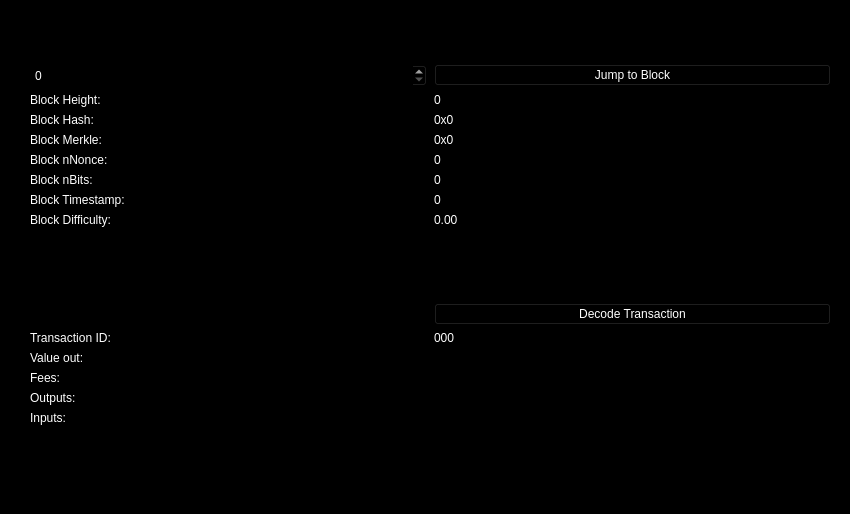
<?xml version="1.0" encoding="UTF-8"?>
<ui version="4.0">
 <class>BlockBrowser</class>
 <widget class="QWidget" name="BlockBrowser">
  <property name="windowModality">
   <enum>Qt::NonModal</enum>
  </property>
  <property name="enabled">
   <bool>true</bool>
  </property>
  <property name="geometry">
   <rect>
    <x>0</x>
    <y>0</y>
    <width>850</width>
    <height>514</height>
   </rect>
  </property>
  <property name="sizePolicy">
   <sizepolicy hsizetype="Expanding" vsizetype="Expanding">
    <horstretch>0</horstretch>
    <verstretch>0</verstretch>
   </sizepolicy>
  </property>
  <property name="minimumSize">
   <size>
    <width>0</width>
    <height>0</height>
   </size>
  </property>
  <property name="palette">
   <palette>
    <active>
     <colorrole role="WindowText">
      <brush brushstyle="SolidPattern">
       <color alpha="255">
        <red>255</red>
        <green>255</green>
        <blue>255</blue>
       </color>
      </brush>
     </colorrole>
     <colorrole role="Button">
      <brush brushstyle="SolidPattern">
       <color alpha="255">
        <red>0</red>
        <green>0</green>
        <blue>0</blue>
       </color>
      </brush>
     </colorrole>
     <colorrole role="Light">
      <brush brushstyle="SolidPattern">
       <color alpha="255">
        <red>0</red>
        <green>0</green>
        <blue>0</blue>
       </color>
      </brush>
     </colorrole>
     <colorrole role="Midlight">
      <brush brushstyle="SolidPattern">
       <color alpha="255">
        <red>0</red>
        <green>0</green>
        <blue>0</blue>
       </color>
      </brush>
     </colorrole>
     <colorrole role="Dark">
      <brush brushstyle="SolidPattern">
       <color alpha="255">
        <red>0</red>
        <green>0</green>
        <blue>0</blue>
       </color>
      </brush>
     </colorrole>
     <colorrole role="Mid">
      <brush brushstyle="SolidPattern">
       <color alpha="255">
        <red>0</red>
        <green>0</green>
        <blue>0</blue>
       </color>
      </brush>
     </colorrole>
     <colorrole role="Text">
      <brush brushstyle="SolidPattern">
       <color alpha="255">
        <red>255</red>
        <green>255</green>
        <blue>255</blue>
       </color>
      </brush>
     </colorrole>
     <colorrole role="BrightText">
      <brush brushstyle="SolidPattern">
       <color alpha="255">
        <red>255</red>
        <green>255</green>
        <blue>255</blue>
       </color>
      </brush>
     </colorrole>
     <colorrole role="ButtonText">
      <brush brushstyle="SolidPattern">
       <color alpha="255">
        <red>255</red>
        <green>255</green>
        <blue>255</blue>
       </color>
      </brush>
     </colorrole>
     <colorrole role="Base">
      <brush brushstyle="SolidPattern">
       <color alpha="255">
        <red>0</red>
        <green>0</green>
        <blue>0</blue>
       </color>
      </brush>
     </colorrole>
     <colorrole role="Window">
      <brush brushstyle="SolidPattern">
       <color alpha="255">
        <red>0</red>
        <green>0</green>
        <blue>0</blue>
       </color>
      </brush>
     </colorrole>
     <colorrole role="Shadow">
      <brush brushstyle="SolidPattern">
       <color alpha="255">
        <red>0</red>
        <green>0</green>
        <blue>0</blue>
       </color>
      </brush>
     </colorrole>
     <colorrole role="AlternateBase">
      <brush brushstyle="SolidPattern">
       <color alpha="255">
        <red>0</red>
        <green>0</green>
        <blue>0</blue>
       </color>
      </brush>
     </colorrole>
     <colorrole role="ToolTipBase">
      <brush brushstyle="SolidPattern">
       <color alpha="255">
        <red>255</red>
        <green>255</green>
        <blue>220</blue>
       </color>
      </brush>
     </colorrole>
     <colorrole role="ToolTipText">
      <brush brushstyle="SolidPattern">
       <color alpha="255">
        <red>0</red>
        <green>0</green>
        <blue>0</blue>
       </color>
      </brush>
     </colorrole>
    </active>
    <inactive>
     <colorrole role="WindowText">
      <brush brushstyle="SolidPattern">
       <color alpha="255">
        <red>255</red>
        <green>255</green>
        <blue>255</blue>
       </color>
      </brush>
     </colorrole>
     <colorrole role="Button">
      <brush brushstyle="SolidPattern">
       <color alpha="255">
        <red>0</red>
        <green>0</green>
        <blue>0</blue>
       </color>
      </brush>
     </colorrole>
     <colorrole role="Light">
      <brush brushstyle="SolidPattern">
       <color alpha="255">
        <red>0</red>
        <green>0</green>
        <blue>0</blue>
       </color>
      </brush>
     </colorrole>
     <colorrole role="Midlight">
      <brush brushstyle="SolidPattern">
       <color alpha="255">
        <red>0</red>
        <green>0</green>
        <blue>0</blue>
       </color>
      </brush>
     </colorrole>
     <colorrole role="Dark">
      <brush brushstyle="SolidPattern">
       <color alpha="255">
        <red>0</red>
        <green>0</green>
        <blue>0</blue>
       </color>
      </brush>
     </colorrole>
     <colorrole role="Mid">
      <brush brushstyle="SolidPattern">
       <color alpha="255">
        <red>0</red>
        <green>0</green>
        <blue>0</blue>
       </color>
      </brush>
     </colorrole>
     <colorrole role="Text">
      <brush brushstyle="SolidPattern">
       <color alpha="255">
        <red>255</red>
        <green>255</green>
        <blue>255</blue>
       </color>
      </brush>
     </colorrole>
     <colorrole role="BrightText">
      <brush brushstyle="SolidPattern">
       <color alpha="255">
        <red>255</red>
        <green>255</green>
        <blue>255</blue>
       </color>
      </brush>
     </colorrole>
     <colorrole role="ButtonText">
      <brush brushstyle="SolidPattern">
       <color alpha="255">
        <red>255</red>
        <green>255</green>
        <blue>255</blue>
       </color>
      </brush>
     </colorrole>
     <colorrole role="Base">
      <brush brushstyle="SolidPattern">
       <color alpha="255">
        <red>0</red>
        <green>0</green>
        <blue>0</blue>
       </color>
      </brush>
     </colorrole>
     <colorrole role="Window">
      <brush brushstyle="SolidPattern">
       <color alpha="255">
        <red>0</red>
        <green>0</green>
        <blue>0</blue>
       </color>
      </brush>
     </colorrole>
     <colorrole role="Shadow">
      <brush brushstyle="SolidPattern">
       <color alpha="255">
        <red>0</red>
        <green>0</green>
        <blue>0</blue>
       </color>
      </brush>
     </colorrole>
     <colorrole role="AlternateBase">
      <brush brushstyle="SolidPattern">
       <color alpha="255">
        <red>0</red>
        <green>0</green>
        <blue>0</blue>
       </color>
      </brush>
     </colorrole>
     <colorrole role="ToolTipBase">
      <brush brushstyle="SolidPattern">
       <color alpha="255">
        <red>255</red>
        <green>255</green>
        <blue>220</blue>
       </color>
      </brush>
     </colorrole>
     <colorrole role="ToolTipText">
      <brush brushstyle="SolidPattern">
       <color alpha="255">
        <red>0</red>
        <green>0</green>
        <blue>0</blue>
       </color>
      </brush>
     </colorrole>
    </inactive>
    <disabled>
     <colorrole role="WindowText">
      <brush brushstyle="SolidPattern">
       <color alpha="255">
        <red>0</red>
        <green>0</green>
        <blue>0</blue>
       </color>
      </brush>
     </colorrole>
     <colorrole role="Button">
      <brush brushstyle="SolidPattern">
       <color alpha="255">
        <red>0</red>
        <green>0</green>
        <blue>0</blue>
       </color>
      </brush>
     </colorrole>
     <colorrole role="Light">
      <brush brushstyle="SolidPattern">
       <color alpha="255">
        <red>0</red>
        <green>0</green>
        <blue>0</blue>
       </color>
      </brush>
     </colorrole>
     <colorrole role="Midlight">
      <brush brushstyle="SolidPattern">
       <color alpha="255">
        <red>0</red>
        <green>0</green>
        <blue>0</blue>
       </color>
      </brush>
     </colorrole>
     <colorrole role="Dark">
      <brush brushstyle="SolidPattern">
       <color alpha="255">
        <red>0</red>
        <green>0</green>
        <blue>0</blue>
       </color>
      </brush>
     </colorrole>
     <colorrole role="Mid">
      <brush brushstyle="SolidPattern">
       <color alpha="255">
        <red>0</red>
        <green>0</green>
        <blue>0</blue>
       </color>
      </brush>
     </colorrole>
     <colorrole role="Text">
      <brush brushstyle="SolidPattern">
       <color alpha="255">
        <red>0</red>
        <green>0</green>
        <blue>0</blue>
       </color>
      </brush>
     </colorrole>
     <colorrole role="BrightText">
      <brush brushstyle="SolidPattern">
       <color alpha="255">
        <red>255</red>
        <green>255</green>
        <blue>255</blue>
       </color>
      </brush>
     </colorrole>
     <colorrole role="ButtonText">
      <brush brushstyle="SolidPattern">
       <color alpha="255">
        <red>0</red>
        <green>0</green>
        <blue>0</blue>
       </color>
      </brush>
     </colorrole>
     <colorrole role="Base">
      <brush brushstyle="SolidPattern">
       <color alpha="255">
        <red>0</red>
        <green>0</green>
        <blue>0</blue>
       </color>
      </brush>
     </colorrole>
     <colorrole role="Window">
      <brush brushstyle="SolidPattern">
       <color alpha="255">
        <red>0</red>
        <green>0</green>
        <blue>0</blue>
       </color>
      </brush>
     </colorrole>
     <colorrole role="Shadow">
      <brush brushstyle="SolidPattern">
       <color alpha="255">
        <red>0</red>
        <green>0</green>
        <blue>0</blue>
       </color>
      </brush>
     </colorrole>
     <colorrole role="AlternateBase">
      <brush brushstyle="SolidPattern">
       <color alpha="255">
        <red>0</red>
        <green>0</green>
        <blue>0</blue>
       </color>
      </brush>
     </colorrole>
     <colorrole role="ToolTipBase">
      <brush brushstyle="SolidPattern">
       <color alpha="255">
        <red>255</red>
        <green>255</green>
        <blue>220</blue>
       </color>
      </brush>
     </colorrole>
     <colorrole role="ToolTipText">
      <brush brushstyle="SolidPattern">
       <color alpha="255">
        <red>0</red>
        <green>0</green>
        <blue>0</blue>
       </color>
      </brush>
     </colorrole>
    </disabled>
   </palette>
  </property>
  <property name="acceptDrops">
   <bool>false</bool>
  </property>
  <property name="windowTitle">
   <string>Form</string>
  </property>
  <layout class="QGridLayout">
   <property name="sizeConstraint">
    <enum>QLayout::SetMaximumSize</enum>
   </property>
   <property name="leftMargin">
    <number>21</number>
   </property>
   <property name="topMargin">
    <number>21</number>
   </property>
   <property name="rightMargin">
    <number>10</number>
   </property>
   <item row="1" column="0">
    <widget class="QWidget" name="widget" native="true">
     <property name="sizePolicy">
      <sizepolicy hsizetype="Expanding" vsizetype="Expanding">
       <horstretch>0</horstretch>
       <verstretch>0</verstretch>
      </sizepolicy>
     </property>
     <layout class="QGridLayout" name="gridLayout">
      <item row="0" column="0">
       <layout class="QHBoxLayout" name="horizontalLayout_4">
        <property name="spacing">
         <number>7</number>
        </property>
        <item>
         <widget class="QLabel" name="label_5">
          <property name="font">
           <font>
            <family>Open Sans,sans-serif</family>
           </font>
          </property>
          <property name="text">
           <string>&lt;html&gt;&lt;head/&gt;&lt;body&gt;&lt;p&gt;&lt;span style=&quot; font-size:20px; font-weight:600; color:#000000;&quot;&gt;Block Explorer &lt;/span&gt;&lt;/p&gt;&lt;/body&gt;&lt;/html&gt;</string>
          </property>
         </widget>
        </item>
        <item>
         <spacer name="horizontalSpacer_2">
          <property name="orientation">
           <enum>Qt::Horizontal</enum>
          </property>
          <property name="sizeHint" stdset="0">
           <size>
            <width>40</width>
            <height>20</height>
           </size>
          </property>
         </spacer>
        </item>
       </layout>
      </item>
      <item row="1" column="0">
       <layout class="QGridLayout" name="gridLayout_3" rowstretch="0,0,0,0,0,0,0,0,0,0,0,0,0,0,0,0,0,0,0" columnstretch="0,0">
        <property name="sizeConstraint">
         <enum>QLayout::SetDefaultConstraint</enum>
        </property>
        <property name="horizontalSpacing">
         <number>7</number>
        </property>
        <item row="18" column="0">
         <spacer name="verticalSpacer">
          <property name="orientation">
           <enum>Qt::Vertical</enum>
          </property>
          <property name="sizeHint" stdset="0">
           <size>
            <width>20</width>
            <height>40</height>
           </size>
          </property>
         </spacer>
        </item>
        <item row="12" column="1">
         <widget class="QPushButton" name="txButton">
          <property name="text">
           <string>Decode Transaction</string>
          </property>
         </widget>
        </item>
        <item row="17" column="0">
         <widget class="QLabel" name="inputLabel">
          <property name="text">
           <string>Inputs:</string>
          </property>
          <property name="alignment">
           <set>Qt::AlignLeading|Qt::AlignLeft|Qt::AlignTop</set>
          </property>
         </widget>
        </item>
        <item row="14" column="0">
         <widget class="QLabel" name="valueLabel">
          <property name="text">
           <string>Value out:</string>
          </property>
         </widget>
        </item>
        <item row="13" column="0">
         <widget class="QLabel" name="txLabel">
          <property name="text">
           <string>Transaction ID:</string>
          </property>
         </widget>
        </item>
        <item row="9" column="1">
         <widget class="QLabel" name="hardBox">
          <property name="text">
           <string>0.00</string>
          </property>
          <property name="textInteractionFlags">
           <set>Qt::LinksAccessibleByMouse|Qt::TextSelectableByMouse</set>
          </property>
         </widget>
        </item>
        <item row="13" column="1">
         <widget class="QLabel" name="txID">
          <property name="text">
           <string>000</string>
          </property>
          <property name="textInteractionFlags">
           <set>Qt::LinksAccessibleByMouse|Qt::TextSelectableByMouse</set>
          </property>
         </widget>
        </item>
        <item row="17" column="1">
         <widget class="QLabel" name="inputBox">
          <property name="text">
           <string/>
          </property>
          <property name="alignment">
           <set>Qt::AlignLeading|Qt::AlignLeft|Qt::AlignTop</set>
          </property>
          <property name="textInteractionFlags">
           <set>Qt::LinksAccessibleByMouse|Qt::TextSelectableByMouse</set>
          </property>
         </widget>
        </item>
        <item row="14" column="1">
         <widget class="QLabel" name="valueBox">
          <property name="text">
           <string/>
          </property>
          <property name="textInteractionFlags">
           <set>Qt::LinksAccessibleByMouse|Qt::TextSelectableByMouse</set>
          </property>
         </widget>
        </item>
        <item row="9" column="0">
         <widget class="QLabel" name="hardLabel">
          <property name="text">
           <string>Block Difficulty:</string>
          </property>
         </widget>
        </item>
        <item row="1" column="0">
         <widget class="QSpinBox" name="heightBox">
          <property name="sizePolicy">
           <sizepolicy hsizetype="Preferred" vsizetype="Fixed">
            <horstretch>0</horstretch>
            <verstretch>0</verstretch>
           </sizepolicy>
          </property>
          <property name="maximum">
           <number>99999999</number>
          </property>
         </widget>
        </item>
        <item row="3" column="0">
         <widget class="QLabel" name="heightLabel_2">
          <property name="text">
           <string>Block Height:</string>
          </property>
         </widget>
        </item>
        <item row="8" column="1">
         <widget class="QLabel" name="timeBox">
          <property name="text">
           <string>0</string>
          </property>
          <property name="textInteractionFlags">
           <set>Qt::LinksAccessibleByMouse|Qt::TextSelectableByMouse</set>
          </property>
         </widget>
        </item>
        <item row="1" column="1">
         <widget class="QPushButton" name="blockButton">
          <property name="text">
           <string>Jump to Block</string>
          </property>
         </widget>
        </item>
        <item row="5" column="0">
         <widget class="QLabel" name="merkleLabel">
          <property name="text">
           <string>Block Merkle:</string>
          </property>
         </widget>
        </item>
        <item row="4" column="0">
         <widget class="QLabel" name="hashLabel">
          <property name="text">
           <string>Block Hash:</string>
          </property>
         </widget>
        </item>
        <item row="15" column="1">
         <widget class="QLabel" name="feesBox">
          <property name="text">
           <string/>
          </property>
          <property name="textInteractionFlags">
           <set>Qt::LinksAccessibleByMouse|Qt::TextSelectableByMouse</set>
          </property>
         </widget>
        </item>
        <item row="3" column="1">
         <widget class="QLabel" name="heightLabel">
          <property name="text">
           <string>0</string>
          </property>
          <property name="textInteractionFlags">
           <set>Qt::LinksAccessibleByMouse|Qt::TextSelectableByMouse</set>
          </property>
         </widget>
        </item>
        <item row="15" column="0">
         <widget class="QLabel" name="feesLabel">
          <property name="text">
           <string>Fees:</string>
          </property>
         </widget>
        </item>
        <item row="7" column="0">
         <widget class="QLabel" name="bitsLabel">
          <property name="text">
           <string>Block nBits:</string>
          </property>
         </widget>
        </item>
        <item row="7" column="1">
         <widget class="QLabel" name="bitsBox">
          <property name="text">
           <string>0</string>
          </property>
          <property name="textInteractionFlags">
           <set>Qt::LinksAccessibleByMouse|Qt::TextSelectableByMouse</set>
          </property>
         </widget>
        </item>
        <item row="5" column="1">
         <widget class="QLabel" name="merkleBox">
          <property name="minimumSize">
           <size>
            <width>187</width>
            <height>0</height>
           </size>
          </property>
          <property name="text">
           <string>0x0</string>
          </property>
          <property name="textInteractionFlags">
           <set>Qt::LinksAccessibleByMouse|Qt::TextSelectableByMouse</set>
          </property>
         </widget>
        </item>
        <item row="16" column="0">
         <widget class="QLabel" name="outputLabel">
          <property name="text">
           <string>Outputs:</string>
          </property>
          <property name="alignment">
           <set>Qt::AlignLeading|Qt::AlignLeft|Qt::AlignTop</set>
          </property>
         </widget>
        </item>
        <item row="16" column="1">
         <widget class="QLabel" name="outputBox">
          <property name="text">
           <string/>
          </property>
          <property name="alignment">
           <set>Qt::AlignLeading|Qt::AlignLeft|Qt::AlignTop</set>
          </property>
          <property name="textInteractionFlags">
           <set>Qt::LinksAccessibleByMouse|Qt::TextSelectableByMouse</set>
          </property>
         </widget>
        </item>
        <item row="6" column="0">
         <widget class="QLabel" name="nonceLabel">
          <property name="text">
           <string>Block nNonce:</string>
          </property>
         </widget>
        </item>
        <item row="6" column="1">
         <widget class="QLabel" name="nonceBox">
          <property name="text">
           <string>0</string>
          </property>
          <property name="textInteractionFlags">
           <set>Qt::LinksAccessibleByMouse|Qt::TextSelectableByMouse</set>
          </property>
         </widget>
        </item>
        <item row="8" column="0">
         <widget class="QLabel" name="timeLabel">
          <property name="text">
           <string>Block Timestamp:</string>
          </property>
         </widget>
        </item>
        <item row="4" column="1">
         <widget class="QLabel" name="hashBox">
          <property name="enabled">
           <bool>true</bool>
          </property>
          <property name="sizePolicy">
           <sizepolicy hsizetype="Preferred" vsizetype="Preferred">
            <horstretch>0</horstretch>
            <verstretch>0</verstretch>
           </sizepolicy>
          </property>
          <property name="minimumSize">
           <size>
            <width>0</width>
            <height>0</height>
           </size>
          </property>
          <property name="text">
           <string>0x0</string>
          </property>
          <property name="textInteractionFlags">
           <set>Qt::LinksAccessibleByMouse|Qt::TextSelectableByMouse</set>
          </property>
         </widget>
        </item>
        <item row="12" column="0">
         <widget class="QLineEdit" name="txBox">
          <property name="sizePolicy">
           <sizepolicy hsizetype="Preferred" vsizetype="Fixed">
            <horstretch>0</horstretch>
            <verstretch>0</verstretch>
           </sizepolicy>
          </property>
          <property name="inputMask">
           <string comment="Transaction id" extracomment="Transaction id"/>
          </property>
          <property name="placeholderText">
           <string comment="Transaction ID" extracomment="Transaction ID"/>
          </property>
         </widget>
        </item>
        <item row="11" column="0">
         <spacer name="verticalSpacer_2">
          <property name="orientation">
           <enum>Qt::Vertical</enum>
          </property>
          <property name="sizeHint" stdset="0">
           <size>
            <width>20</width>
            <height>40</height>
           </size>
          </property>
         </spacer>
        </item>
       </layout>
      </item>
     </layout>
    </widget>
   </item>
  </layout>
 </widget>
 <resources/>
 <connections/>
</ui>
